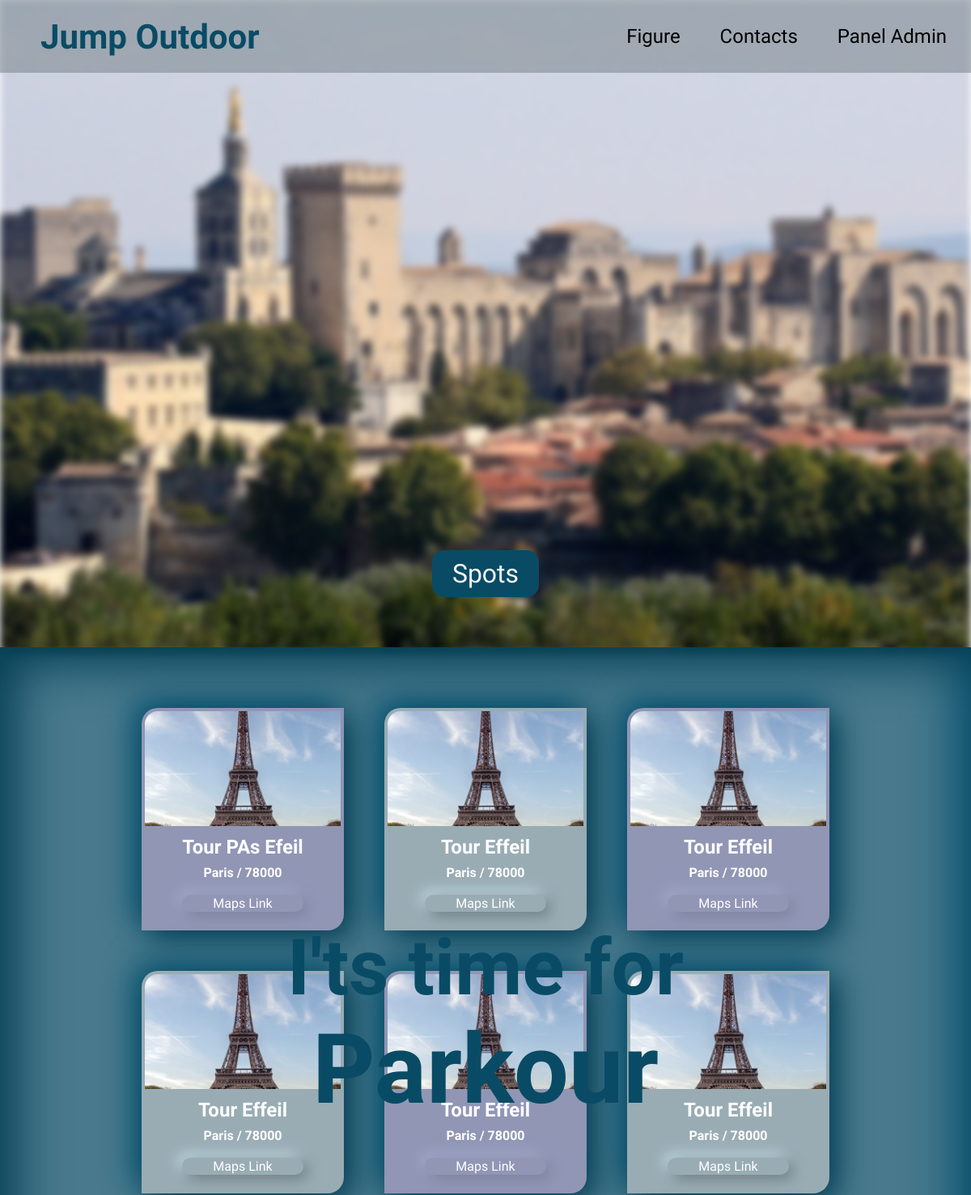
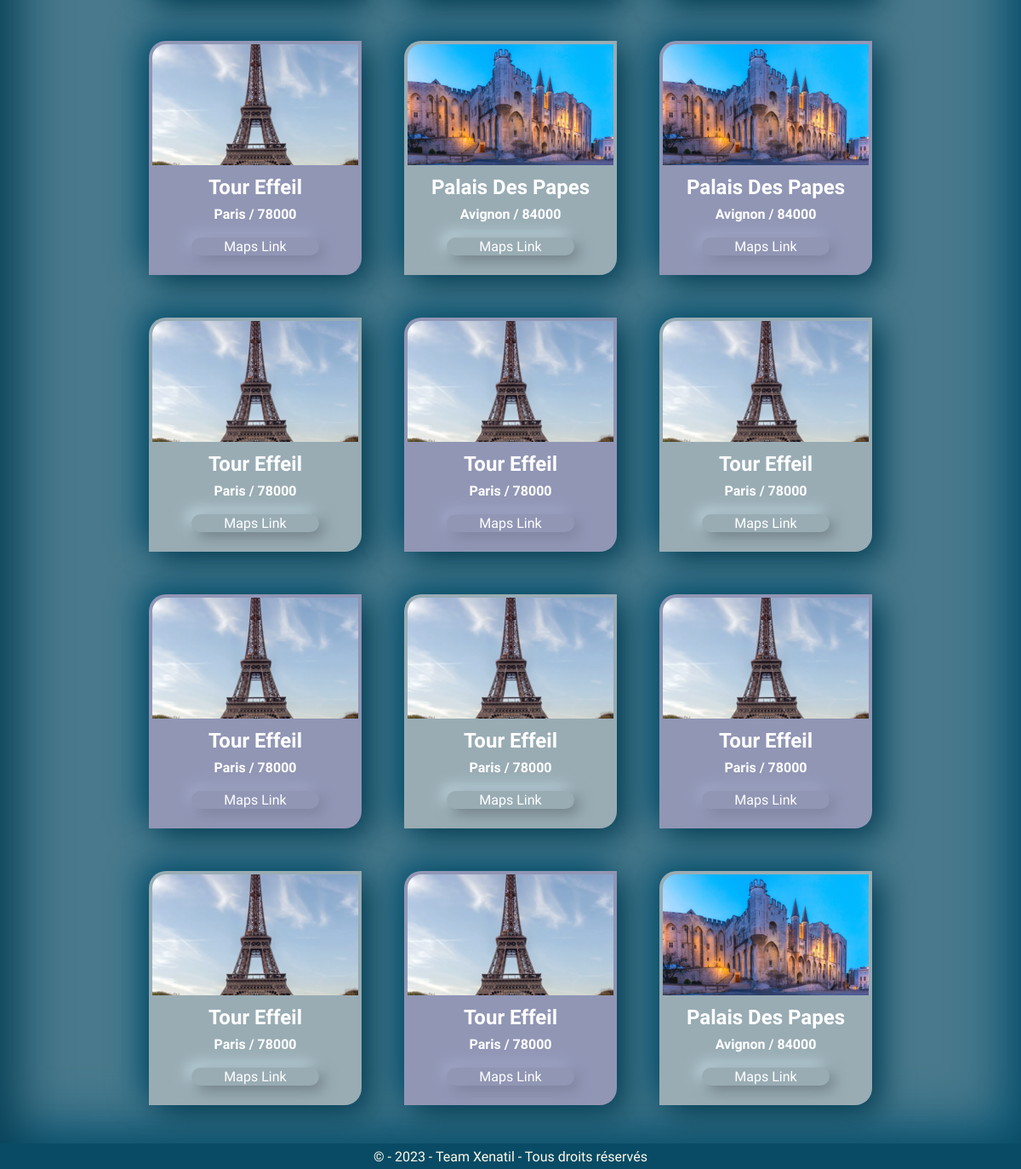
The page / on the database its author committed (2 pictures, top to bottom).
### tables this page shows
CREATE TABLE IF NOT EXISTS `lieux` (
  `id` int UNSIGNED NOT NULL AUTO_INCREMENT,
  `label` varchar(100) DEFAULT NULL COMMENT 'nom du spot de parkour',
  `ville` varchar(100) NOT NULL,
  `code_postal` varchar(7) NOT NULL,
  `url_map` varchar(255) NOT NULL COMMENT 'Url du point gps sur google maps',
  `img_lieu` varchar(255) DEFAULT NULL COMMENT 'image du lieu',
  `lieuxlike` int UNSIGNED NOT NULL,
  PRIMARY KEY (`id`)
);

### index.php (the view, shortened to what this page needs)
<?php
require "core/config.php";
$sql2 = "SELECT * FROM lieux ";
$result = $lienDB->query($sql2);
$i = 0;
require_once "core/header.php";
?>
<body style="overflow-x: hidden;">
  <header>
    <div class="nav">
      <h1 id="title">Jump Outdoor</h1>
      <div class="nav-sub">
        <a href="debuter.php">Figure</a>
        <a href="contact.php">Contacts</a>
        <a href="login.php">Panel Admin</a>
      </div>
    </div>
  </header>
  <img src="img/bgtest.jpg" alt="" class="imgbgtest">
  <section class="toplink">
    <h3>I'ts time for</h3>
    <h2>Parkour</h2>
  </section>
  <a id="ancreSpot" href="#list-lieux">Spots</a>
  <section id="parralax">
    <div class="list-lieux" id="list-lieux"><?php
                                            while ($row = $result->fetch(PDO::FETCH_ASSOC)) :
                                              $i++;
                                              if ($i % 2) {
                                                $color = "color1";
                                              } else {
                                                $color = "color2";
                                              }
                                            ?>
        <div class="lieux nb-<?= $i ?> <?= $color ?>">
          <div class="leftarealieux">
            <img src="<?= htmlspecialchars($row['img_lieu']); ?>">
          </div>
          <div class="rightarealieux">
            <h2><?= htmlspecialchars($row['label']); ?></h2>
            <div class="adresse">
              <h3><?= htmlspecialchars($row['ville']); ?> / <?= htmlspecialchars($row['code_postal']); ?></h3>
            </div>
            <a class="btnmaps" href="<?= htmlspecialchars($row['url_map']); ?>" target="_blank">Maps Link</a>
          </div>
        </div>
      <?php endwhile; ?>
    </div>
  </section>
</body>
<?php
require_once "core/footer.php";
?>

### core/header.php (shortened to what this page needs)
<!DOCTYPE html>
<html lang="fr">
  <head>
      <link rel="stylesheet" href="css/style.css">
      <link rel="stylesheet" href="https://cdnjs.cloudflare.com/ajax/libs/font-awesome/6.3.0/css/all.min.css" />
  </head>

### core/footer.php
<footer>
  <p id="credit">&copy; - 2023 - Team Xenatil - Tous droits réservés</p>
  </footer>
</html>

### css/style.css (style rules this page uses)
* { margin: 0; padding: 0; -webkit-user-select: none; -khtml-user-select: none; -moz-user-select: none; -o-user-select: none; user-select: none; box-sizing: border-box; }
* { scrollbar-width: 10px; scrollbar-color: grey transparent; }
html { scroll-behavior: smooth; width: 100%; }
body { background-color: #ffffff; padding: 0; margin: 0; display: flex; flex-direction: column; align-items: center; text-align: center; width: 100%; min-width: 300px; overflow-y: scroll; overflow-x: hidden; }
header { width: 100%; position: absolute; padding: 30px 0px; left: 0; font-family: "Rancho", cursive; }
.nav { width: 100%; height: 30px; display: flex; align-items: center; justify-content: space-between; }
.nav-sub { margin-right: 15px; }
.nav h1 { color: #094b65; font-size: 3.5vw; font-weight: bolder; padding: 10px 15px 10px 50px; }
.nav a { text-decoration: none; color: black; font-size: 1.5rem; padding: 10px 15px 10px 15px; margin-left: 15px; border-radius: 15px; transition: 0.5s ease-in; }
.imgbgtest { position: absolute; top: 0; left: 0; width: 100%; height: 101vh; object-fit: cover; z-index: -1; filter: blur(5px); }
section.toplink { position: absolute; top: 40%; font-family: "Rancho", cursive; }
section.toplink h2 { color: #094b65; font-size: 10vw; }
section.toplink h3 { color: #094b65; font-size: 8vw; }
#ancreSpot { position: absolute; top: 85vh; font-size: 2rem; color: whitesmoke; text-decoration: none; padding: 10px 25px 10px 25px; background-color: #094b65; border-radius: 15px; font-family: "Rancho", cursive; scroll-behavior: smooth; }
section#parralax { width: 100%; height: 90%; background-color: #094b65bd; margin-top: 100vh; display: flex; justify-content: center; box-shadow: inset 20px 20px 60px #084056, inset -20px -20px 60px #0a5674; }
.list-lieux { width: 85vw; min-width: 250px; max-width: 1000px; height: 80%; display: flex; flex-direction: row; align-items: center; justify-content: center; flex-wrap: wrap; margin-bottom: 20px; margin-top: 50px; }
.color1 { background-color: #9196b5; box-shadow: 11px 11px 36px #084056, -11px -11px 36px #0a5674; }
.color1 .btnmaps { background-color: #9196b5; box-shadow: 5px 5px 17px #7b809a, -5px -5px 17px #a7add0; }
.color2 { background-color: #99acb4; box-shadow: 11px 11px 36px #084056, -11px -11px 36px #0a5674; }
.color2 .btnmaps { background-color: #99acb4; box-shadow: 5px 5px 17px #6b787e, -5px -5px 17px #c7e0ea; }
.lieux { margin: 25px; height: 45%; min-height: 275px; width: 45%; min-width: 225px; max-width: 250px; border-radius: 20px 0 20px 0; display: flex; flex-direction: column; align-items: center; transition: 0.5s ease; font-family: "Tilt Neon", cursive; }
.leftarealieux { height: 55%; max-height: 150px; width: 100%; border-radius: 50px 0 0 0; }
.lieux .leftarealieux img { width: 100%; height: 100%; max-height: 150px; min-height: 15dvh; border-radius: 20px 0 0 0; border: solid 4px transparent; object-fit: cover; }
.rightarealieux { width: 100%; height: 110px; display: flex; flex-direction: column; justify-content: space-evenly; align-items: center; }
.adresse { display: flex; flex-direction: row; align-items: center; }
.rightarealieux h2 { color: white; }
.rightarealieux h3 { color: white; font-size: medium; }
.btnmaps { margin-top: 10px; padding: 1px 4px 1px 4px; width: 60%; height: fit-content; color: white; border-radius: 25px; cursor: pointer; transition: 0.5s ease-in; text-decoration: none; }
:root footer { height: 30px; background-color: #094b65; color: rgb(255, 252, 235); text-align: center; width: 100%; position: static; display: flex; align-items: center; justify-content: center; font-family: "Tilt Neon", cursive; }
p { text-align: center; }
@media (min-width: 545px) { body { min-height: 100vh; } }
@media (min-width: 545px) { header { background-color: #6b787e7b; } }

### rows shown on the page
lieux: img_lieu (picture), label "Tour PAs Efeil", ville "Paris", code_postal "78000"
lieux: img_lieu (picture), label "Tour Effeil", ville "Paris", code_postal "78000"
lieux: img_lieu (picture), label "Tour Effeil", ville "Paris", code_postal "78000"
lieux: img_lieu (picture), label "Tour Effeil", ville "Paris", code_postal "78000"
lieux: img_lieu (picture), label "Tour Effeil", ville "Paris", code_postal "78000"
lieux: img_lieu (picture), label "Tour Effeil", ville "Paris", code_postal "78000"
lieux: img_lieu (picture), label "Tour Effeil", ville "Paris", code_postal "78000"
lieux: img_lieu (picture), label "Palais Des Papes", ville "Avignon", code_postal "84000"
lieux: img_lieu (picture), label "Palais Des Papes", ville "Avignon", code_postal "84000"
lieux: img_lieu (picture), label "Tour Effeil", ville "Paris", code_postal "78000"
lieux: img_lieu (picture), label "Tour Effeil", ville "Paris", code_postal "78000"
lieux: img_lieu (picture), label "Tour Effeil", ville "Paris", code_postal "78000"
lieux: img_lieu (picture), label "Tour Effeil", ville "Paris", code_postal "78000"
lieux: img_lieu (picture), label "Tour Effeil", ville "Paris", code_postal "78000"
lieux: img_lieu (picture), label "Tour Effeil", ville "Paris", code_postal "78000"
lieux: img_lieu (picture), label "Tour Effeil", ville "Paris", code_postal "78000"
lieux: img_lieu (picture), label "Tour Effeil", ville "Paris", code_postal "78000"
lieux: img_lieu (picture), label "Palais Des Papes", ville "Avignon", code_postal "84000"
